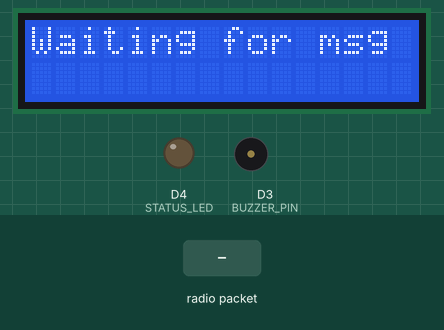
Recording of a sketch running on a simulated ESP8266 (NodeMCU). Parts: 16×2 character LCD, output pins drawn as LEDs (lit = HIGH), buzzer (waves = sounding, pin HIGH). Inputs (shaded band) come from the test bench. No radio packets arrive unless stated; what the sketch prints to the serial monitor is not drawn.

Above: at 2.5 s.
2.6 s: radio packet "Track DETECTED" arrives
At 3.8 s:
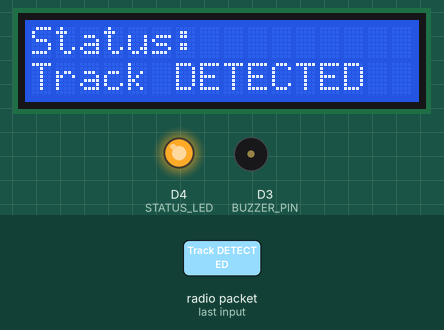
4.1 s: radio packet "Track not detected" arrives
At 5.0 s:
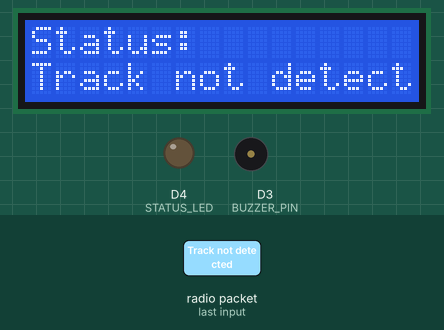
5.6 s: radio packet "1" arrives
At 6.7 s:
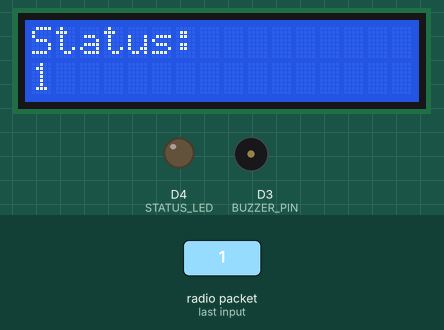
Timing chart, 0 to 8.6 s (numbered marks = the images above; inputs shaded):
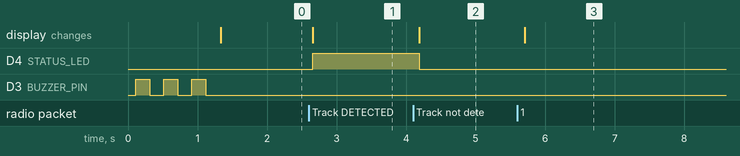

The sketch:

receiver_buzzer.ino
```cpp
#include <SPI.h>
#include <LoRa.h>
#include <Wire.h>
#include <LiquidCrystal_I2C.h>

#define SS          D8
#define RST         D0
#define BUZZER_PIN  D3
#define STATUS_LED  D4  // Single LED pin

LiquidCrystal_I2C lcd(0x27, 16, 2); // LCD address may vary (0x27 or 0x3F)

void setup() {
  Serial.begin(9600);
  lcd.init();
  lcd.backlight();

  pinMode(BUZZER_PIN, OUTPUT);
  pinMode(STATUS_LED, OUTPUT);

  digitalWrite(BUZZER_PIN, LOW);
  digitalWrite(STATUS_LED, LOW);

  lcd.setCursor(0, 0);
  lcd.print("Connecting LoRa");

  // Initialize LoRa
  LoRa.setPins(SS, RST, -1); // DIO0 not used
  if (!LoRa.begin(433E6)) {
    Serial.println("LoRa init failed!");
    lcd.clear();
    lcd.setCursor(0, 0);
    lcd.print("LoRa Failed");
    while (1);
  }

  // LoRa successfully connected
  Serial.println("LoRa CONNECTED");
  lcd.clear();
  lcd.setCursor(0, 0);
  lcd.print("LoRa CONNECTED");

  // 🔔 Beep 3 times to indicate connection
  for (int i = 0; i < 3; i++) {
    digitalWrite(BUZZER_PIN, HIGH);
    delay(200);
    digitalWrite(BUZZER_PIN, LOW);
    delay(200);
  }

  // Show waiting message after beep
  lcd.clear();
  lcd.setCursor(0, 0);
  lcd.print("Waiting for msg");
}

void loop() {
  int packetSize = LoRa.parsePacket();
  if (packetSize > 0) {
    String message = "";
    while (LoRa.available()) {
      message += (char)LoRa.read();
    }

    message.trim(); // Remove any trailing whitespace
    Serial.println("Received: " + message);

    // Update LCD with received message
    lcd.clear();
    lcd.setCursor(0, 0);
    lcd.print("Status:");
    lcd.setCursor(0, 1);
    lcd.print(message);

    // LED control based on message
    if (message == "Track DETECTED") {
      digitalWrite(STATUS_LED, HIGH);  // Turn ON LED
    } else if (message == "Track not detected") {
      digitalWrite(STATUS_LED, LOW);   // Turn OFF LED
    }
  }

  delay(100); // Avoid rapid polling
}
```

Measured:
- after the input at 2.6 s, D4 (STATUS_LED): LOW → HIGH after 0.06 s; the display: changes after 0.06 s (image 1)
- after the input at 4.1 s, D4 (STATUS_LED): HIGH → LOW after 0.09 s; the display: changes after 0.09 s (image 2)
- after the input at 5.6 s, the display: changes after 0.10 s (image 3)
